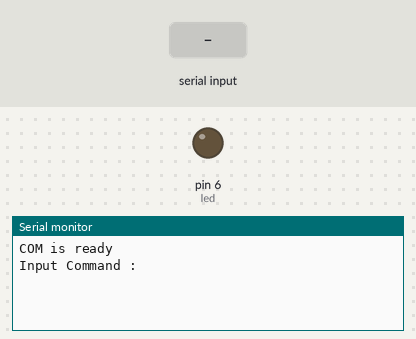
Recording of a sketch running on a simulated Arduino Uno, built with avr-gcc and run on an emulated ATmega328P. Shown: output pins drawn as LEDs (lit = HIGH), the last lines printed to the serial monitor. Inputs (shaded band) come from the test bench.

Above: at 1.2 s.
1.3 s: "open" received over Serial
At 1.8 s:
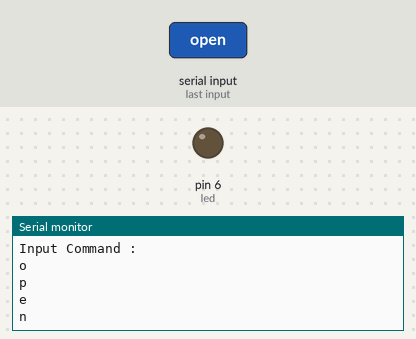
2.8 s: "close" received over Serial
At 4.0 s:
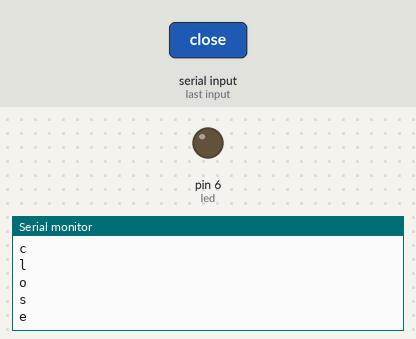
4.3 s: "1" received over Serial
At 5.0 s:
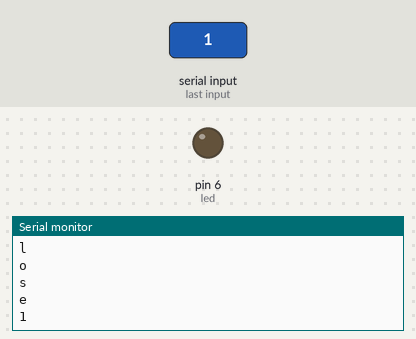

Measured:
- after the input at 1.3 s, the serial monitor: prints a new line at once (image 1)
- after the input at 2.8 s, the serial monitor: prints a new line at once (image 2)
- after the input at 4.3 s, the serial monitor: prints a new line at once (image 3)

The sketch:

serial.ino
```cpp
String indate="";
String val="";
char value_int;
int led=6;       //变量定义  indate是用来接收pc传来的数据、val暂存indate数据、led定义灯管脚。
void setup() {
  Serial.begin(9600);
  Serial.println("COM is ready");
  Serial.println("Input Command :");
  pinMode(led,OUTPUT);    //初始化设定
}

void loop() {
  while(Serial.available()>0)
  {
    //indate+=char(Serial.read());
    value_int=Serial.read();

    if(Serial.available()<=0)
     {
        //Serial.println(indate);
        Serial.println(value_int);
        }
  }    //读取电脑传来的数据
  if(indate.length()>0)
  {
     val=indate;   //将indate暂存到val中
     if(val=="open")   //判断val数据并进行下一步操作
       {
         digitalWrite(led,HIGH);
         Serial.println("Input Command :");
       }
     else if(val=="close")
      {
         digitalWrite(led,LOW);
         Serial.println("Input Command :");
      }
     else
      {
          Serial.println("COMMAND IS ERROR!!! Please input again.");
      }
  }
    indate="";   //清空indate为下一次输入做准备
}
```
